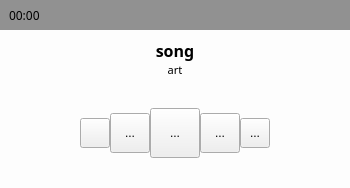
<?xml version="1.0" encoding="UTF-8"?>
<ui version="4.0">
 <class>ControlPanel</class>
 <widget class="QWidget" name="ControlPanel">
  <property name="geometry">
   <rect>
    <x>0</x>
    <y>0</y>
    <width>350</width>
    <height>188</height>
   </rect>
  </property>
  <property name="minimumSize">
   <size>
    <width>350</width>
    <height>0</height>
   </size>
  </property>
  <property name="maximumSize">
   <size>
    <width>350</width>
    <height>216</height>
   </size>
  </property>
  <property name="windowTitle">
   <string>Form</string>
  </property>
  <layout class="QVBoxLayout" name="verticalLayout_2" stretch="1,2,0">
   <property name="spacing">
    <number>0</number>
   </property>
   <property name="margin">
    <number>0</number>
   </property>
   <item>
    <widget class="QWidget" name="trackingWidget" native="true">
     <property name="maximumSize">
      <size>
       <width>16777215</width>
       <height>30</height>
      </size>
     </property>
     <property name="autoFillBackground">
      <bool>false</bool>
     </property>
     <property name="styleSheet">
      <string notr="true">QWidget#trackingWidget {
	background-color: rgba(0, 0, 0, 100);
}</string>
     </property>
     <layout class="QHBoxLayout" name="horizontalLayout_2">
      <property name="spacing">
       <number>6</number>
      </property>
      <property name="leftMargin">
       <number>9</number>
      </property>
      <property name="topMargin">
       <number>0</number>
      </property>
      <property name="rightMargin">
       <number>9</number>
      </property>
      <property name="bottomMargin">
       <number>0</number>
      </property>
      <item>
       <widget class="QLabel" name="currentTick">
        <property name="sizePolicy">
         <sizepolicy hsizetype="Maximum" vsizetype="Preferred">
          <horstretch>0</horstretch>
          <verstretch>0</verstretch>
         </sizepolicy>
        </property>
        <property name="maximumSize">
         <size>
          <width>16777215</width>
          <height>30</height>
         </size>
        </property>
        <property name="font">
         <font>
          <family>Sans Serif</family>
          <italic>false</italic>
         </font>
        </property>
        <property name="text">
         <string>00:00</string>
        </property>
       </widget>
      </item>
      <item>
       <widget class="Phonon::SeekSlider" name="seekSlider">
        <property name="enabled">
         <bool>false</bool>
        </property>
        <property name="maximumSize">
         <size>
          <width>16777215</width>
          <height>30</height>
         </size>
        </property>
        <property name="styleSheet">
         <string notr="true">QSlider::groove:horizontal {
border: 1px solid #bbb;
background: white;
height: 10px;
border-radius: 4px;
}

QSlider::sub-page:horizontal {
background: qlineargradient(x1: 0, y1: 0,    x2: 0, y2: 1,
    stop: 0 #66e, stop: 1 #bbf);
background: qlineargradient(x1: 0, y1: 0.2, x2: 1, y2: 1,
    stop: 0 #bbf, stop: 1 #55f);
border: 1px solid #777;
height: 10px;
border-radius: 4px;
}

QSlider::add-page:horizontal {
background: #fff;
border: 1px solid #777;
height: 10px;
border-radius: 4px;
}

QSlider::handle:horizontal {
background: qlineargradient(x1:0, y1:0, x2:1, y2:1,
    stop:0 #eee, stop:1 #ccc);
border: 1px solid #777;
width: 13px;
margin-top: -2px;
margin-bottom: -2px;
border-radius: 4px;
}

QSlider::handle:horizontal:hover {
background: qlineargradient(x1:0, y1:0, x2:1, y2:1,
    stop:0 #fff, stop:1 #ddd);
border: 1px solid #444;
border-radius: 4px;
}

QSlider::sub-page:horizontal:disabled {
background: #94ad6b;
border-color: #999;
}

QSlider::add-page:horizontal:disabled {
background: #eee;
border-color: #999;
}

QSlider::handle:horizontal:disabled {
background: #eee;
border: 1px solid #aaa;
border-radius: 4px;
}</string>
        </property>
       </widget>
      </item>
     </layout>
    </widget>
   </item>
   <item>
    <widget class="QWidget" name="detailWidget" native="true">
     <property name="styleSheet">
      <string notr="true">QWidget#detailWidget {
	background-color: rgba(255, 255, 255, 230);
}</string>
     </property>
     <layout class="QVBoxLayout" name="verticalLayout" stretch="0,0,1">
      <property name="spacing">
       <number>0</number>
      </property>
      <property name="leftMargin">
       <number>0</number>
      </property>
      <property name="rightMargin">
       <number>0</number>
      </property>
      <property name="bottomMargin">
       <number>0</number>
      </property>
      <item>
       <widget class="QLabel" name="songName">
        <property name="sizePolicy">
         <sizepolicy hsizetype="Ignored" vsizetype="Preferred">
          <horstretch>0</horstretch>
          <verstretch>0</verstretch>
         </sizepolicy>
        </property>
        <property name="font">
         <font>
          <family>Sans Serif</family>
          <pointsize>12</pointsize>
          <weight>75</weight>
          <bold>true</bold>
         </font>
        </property>
        <property name="text">
         <string notr="true">song</string>
        </property>
        <property name="alignment">
         <set>Qt::AlignCenter</set>
        </property>
       </widget>
      </item>
      <item>
       <widget class="QLabel" name="artistName">
        <property name="sizePolicy">
         <sizepolicy hsizetype="Ignored" vsizetype="Preferred">
          <horstretch>0</horstretch>
          <verstretch>0</verstretch>
         </sizepolicy>
        </property>
        <property name="minimumSize">
         <size>
          <width>0</width>
          <height>0</height>
         </size>
        </property>
        <property name="maximumSize">
         <size>
          <width>16777215</width>
          <height>16777215</height>
         </size>
        </property>
        <property name="font">
         <font>
          <family>Sans Serif</family>
          <pointsize>8</pointsize>
          <weight>50</weight>
          <bold>false</bold>
         </font>
        </property>
        <property name="text">
         <string notr="true">art</string>
        </property>
        <property name="alignment">
         <set>Qt::AlignCenter</set>
        </property>
       </widget>
      </item>
      <item>
       <widget class="QWidget" name="widget" native="true">
        <property name="minimumSize">
         <size>
          <width>0</width>
          <height>0</height>
         </size>
        </property>
        <layout class="QHBoxLayout" name="horizontalLayout_3">
         <property name="spacing">
          <number>0</number>
         </property>
         <item>
          <spacer name="horizontalSpacer_3">
           <property name="orientation">
            <enum>Qt::Horizontal</enum>
           </property>
           <property name="sizeHint" stdset="0">
            <size>
             <width>40</width>
             <height>20</height>
            </size>
           </property>
          </spacer>
         </item>
         <item>
          <widget class="QWidget" name="widget_3" native="true">
           <property name="minimumSize">
            <size>
             <width>70</width>
             <height>0</height>
            </size>
           </property>
          </widget>
         </item>
         <item>
          <widget class="QPushButton" name="userNameButton">
           <property name="minimumSize">
            <size>
             <width>30</width>
             <height>30</height>
            </size>
           </property>
           <property name="maximumSize">
            <size>
             <width>30</width>
             <height>30</height>
            </size>
           </property>
           <property name="font">
            <font>
             <family>Sans Serif</family>
             <pointsize>8</pointsize>
             <weight>50</weight>
             <italic>false</italic>
             <bold>false</bold>
            </font>
           </property>
           <property name="autoFillBackground">
            <bool>false</bool>
           </property>
           <property name="icon">
            <iconset resource="../icons.qrc">
             <normaloff>:/icons/user.png</normaloff>:/icons/user.png</iconset>
           </property>
           <property name="flat">
            <bool>false</bool>
           </property>
          </widget>
         </item>
         <item>
          <layout class="QHBoxLayout" name="horizontalLayout">
           <property name="spacing">
            <number>0</number>
           </property>
           <item>
            <widget class="QToolButton" name="heartButton">
             <property name="minimumSize">
              <size>
               <width>40</width>
               <height>40</height>
              </size>
             </property>
             <property name="maximumSize">
              <size>
               <width>40</width>
               <height>40</height>
              </size>
             </property>
             <property name="text">
              <string>...</string>
             </property>
             <property name="icon">
              <iconset resource="../icons.qrc">
               <normaloff>:/icons/heart.png</normaloff>:/icons/heart.png</iconset>
             </property>
             <property name="iconSize">
              <size>
               <width>32</width>
               <height>32</height>
              </size>
             </property>
            </widget>
           </item>
           <item>
            <widget class="QToolButton" name="nextButton">
             <property name="minimumSize">
              <size>
               <width>50</width>
               <height>50</height>
              </size>
             </property>
             <property name="maximumSize">
              <size>
               <width>50</width>
               <height>50</height>
              </size>
             </property>
             <property name="text">
              <string>...</string>
             </property>
             <property name="icon">
              <iconset resource="../icons.qrc">
               <normaloff>:/icons/next.png</normaloff>:/icons/next.png</iconset>
             </property>
             <property name="iconSize">
              <size>
               <width>50</width>
               <height>50</height>
              </size>
             </property>
            </widget>
           </item>
           <item>
            <widget class="QToolButton" name="trashButton">
             <property name="minimumSize">
              <size>
               <width>40</width>
               <height>40</height>
              </size>
             </property>
             <property name="maximumSize">
              <size>
               <width>40</width>
               <height>40</height>
              </size>
             </property>
             <property name="text">
              <string>...</string>
             </property>
             <property name="icon">
              <iconset resource="../icons.qrc">
               <normaloff>:/icons/trash.png</normaloff>:/icons/trash.png</iconset>
             </property>
             <property name="iconSize">
              <size>
               <width>32</width>
               <height>32</height>
              </size>
             </property>
            </widget>
           </item>
          </layout>
         </item>
         <item>
          <widget class="QToolButton" name="volumeButton">
           <property name="minimumSize">
            <size>
             <width>30</width>
             <height>30</height>
            </size>
           </property>
           <property name="maximumSize">
            <size>
             <width>30</width>
             <height>30</height>
            </size>
           </property>
           <property name="text">
            <string>...</string>
           </property>
           <property name="icon">
            <iconset resource="../icons.qrc">
             <normaloff>:/icons/volume.png</normaloff>:/icons/volume.png</iconset>
           </property>
          </widget>
         </item>
         <item>
          <widget class="VolumeWidget" name="volumeWidget" native="true">
           <property name="minimumSize">
            <size>
             <width>70</width>
             <height>0</height>
            </size>
           </property>
          </widget>
         </item>
         <item>
          <spacer name="horizontalSpacer_4">
           <property name="orientation">
            <enum>Qt::Horizontal</enum>
           </property>
           <property name="sizeHint" stdset="0">
            <size>
             <width>40</width>
             <height>20</height>
            </size>
           </property>
          </spacer>
         </item>
        </layout>
       </widget>
      </item>
     </layout>
    </widget>
   </item>
   <item>
    <widget class="UserLoginWidget" name="userLoginWidget" native="true">
     <layout class="QHBoxLayout" name="horizontalLayout_4">
      <property name="spacing">
       <number>0</number>
      </property>
      <property name="margin">
       <number>0</number>
      </property>
     </layout>
    </widget>
   </item>
  </layout>
 </widget>
 <customwidgets>
  <customwidget>
   <class>Phonon::SeekSlider</class>
   <extends>QWidget</extends>
   <header location="global">phonon/seekslider.h</header>
  </customwidget>
  <customwidget>
   <class>UserLoginWidget</class>
   <extends>QWidget</extends>
   <header>userloginwidget.h</header>
   <container>1</container>
  </customwidget>
  <customwidget>
   <class>VolumeWidget</class>
   <extends>QWidget</extends>
   <header>volumewidget.h</header>
   <container>1</container>
  </customwidget>
 </customwidgets>
 <resources>
  <include location="../icons.qrc"/>
 </resources>
 <connections/>
</ui>
